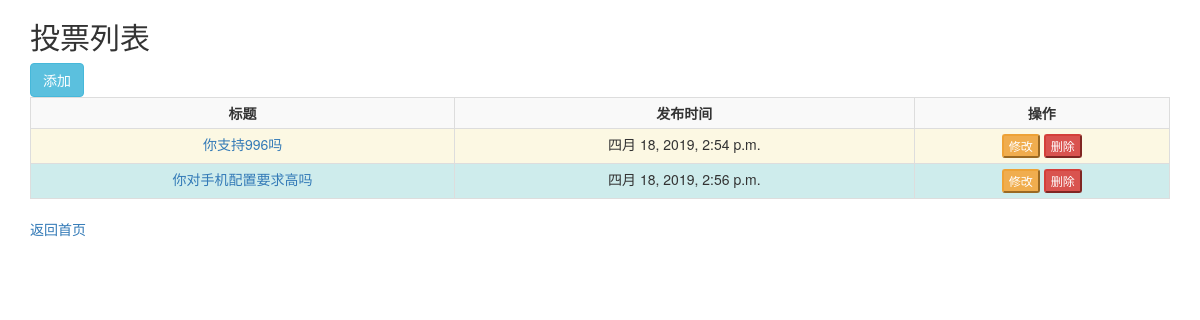
The page /polls/list/ on the database as committed earlier.
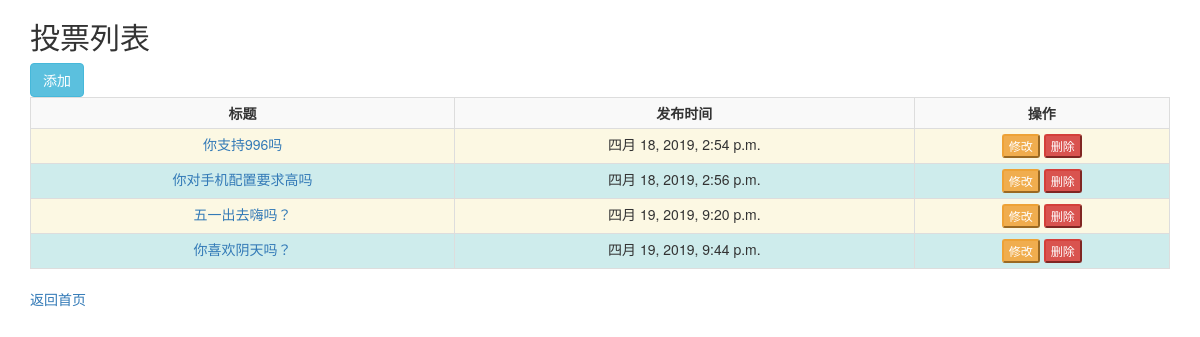
The same page on the database as committed later.
### polls/models.py (models this page shows, shortened)
class Question(models.Model):
    qname = models.CharField(max_length=100)
    qpub_date = models.DateTimeField(auto_now_add=True)
    def qn(self):
        return self.qname
    qn.short_description = '标题'
    def pub_date(self):
        return self.qpub_date
    pub_date.short_description = '发布日期'

### polls/views.py (the view)
def list(request):
    qlist = Question.objects.all()
    return render(request, 'polls/list.html', {'qlist': qlist})

### templates/polls/list.html (shortened to what this page needs)
<!DOCTYPE html>
<html lang="en">
<head>
    <link rel="stylesheet" href="/static/js/lib/bootstrap-3.3.7-dist/css/bootstrap.css">
</head>
<body>
<div class="container">
    <div class="table-responsive">
        <h2>投票列表</h2>
        <button type="button" class="btn btn-info"><a class="herfa" href="{% url 'polls:addquestion' %}">添加</a></button>
        <table class="table table-bordered table-condensed table-striped table-hover">
            <tr>
                <th>标题</th>
                <th>发布时间</th>
                <th>操作</th>
            </tr>
            {% for q in qlist %}
                <tr id="trstyle">
                    <td><a href="{% url 'polls:detail' q.id %}">{{ q.qname }}</a></td>
                    <td>{{ q.qpub_date }}</td>
                    <td>
                        <button type="button" class="btn-xs btn-warning">
                            <a class="herfa" href="{% url 'polls:updatequestion' q.id %}">修改</a>
                        </button>
                        <button type="button" class="btn-xs btn-danger">
                            <a class="herfa" href="{% url 'polls:deletequestion' q.id %}">删除</a>
                        </button>
                    </td>
                </tr>
            {% empty %}
                <h3>空</h3>
            {% endfor %}
        </table>
        <a href="{% url 'polls:index' %}">返回首页</a>
    </div>
</div>
</body>
</html>

### templates/polls/list.html (style rules this page uses)
a.herfa { color: #FFFFFF; text-decoration: none; }
th, td { text-align: center; }
table #trstyle:nth-child(odd) { background: #CEECEC; }
table #trstyle:nth-child(even) { background: #FCF8E3; }

Rows that differ between the two databases and show on the page:
added Question: qname "五一出去嗨吗？", qpub_date "四月 19, 2019, 9:20 p.m."
added Question: qname "你喜欢阴天吗？", qpub_date "四月 19, 2019, 9:44 p.m."
